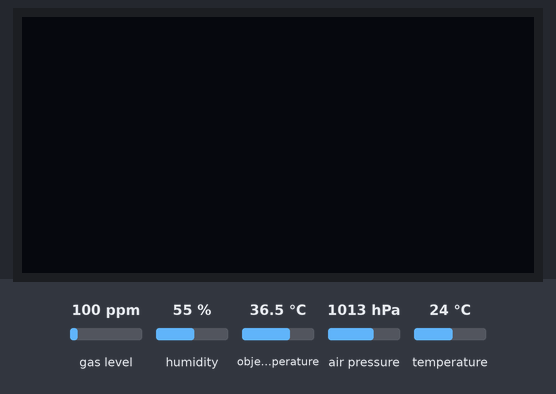
This sketch was run on a simulated Arduino Uno, built with avr-gcc and run on an emulated ATmega328P. Shown: 128×64 one-colour display. The inputs (shaded band) are chosen by the test bench; at power-on: gas level 100 ppm, humidity 55 %, object temperature 36.5 °C, air pressure 1013 hPa, temperature 24 °C. What the sketch prints to the serial monitor is not drawn.

Above: at 0.1 s.
At 0.8 s:
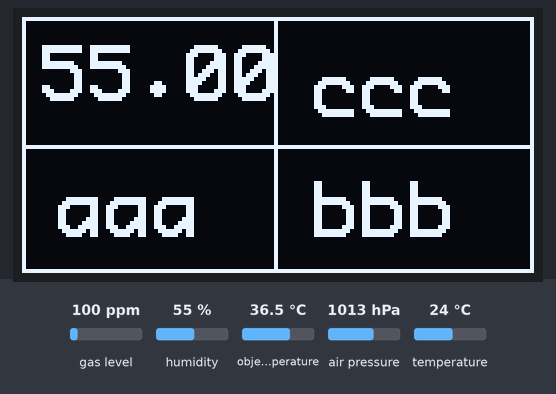
At 1.9 s:
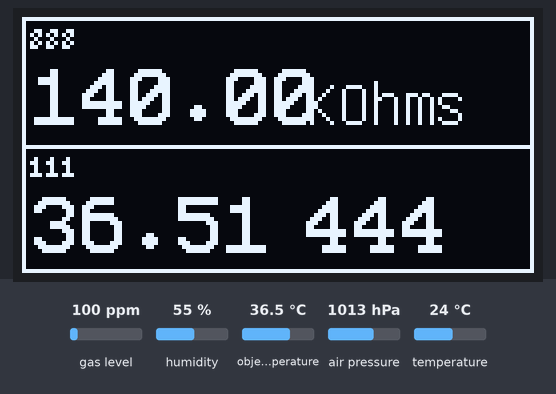

The sketch:

Sensor_watch_V1.ino
```cpp
#include <Adafruit_MLX90614.h> // ir temp.

// voor display
#include <U8g2lib.h>
#include <Wire.h>


#include <Adafruit_Sensor.h> // bme680
#include "Adafruit_BME680.h"

// eind voor display

Adafruit_MLX90614 mlx = Adafruit_MLX90614();
Adafruit_BME680 bme; // I2C

//U8G2_SSD1306_128X64_NONAME_F_HW_I2C u8g2(U8G2_R0, /* reset=*/ U8X8_PIN_NONE);
U8G2_SSD1306_128X64_NONAME_F_SW_I2C u8g2(U8G2_R0, /* clock=*/ 24, /* data=*/ 22, /* reset=*/ U8X8_PIN_NONE);   // All Boards without Reset of the Display


float temp_a;
float temp_o;

int timer_1 = 10000; // timer voor de millis functie.


void setup() {

Serial.begin(9600);
u8g2.begin();
mlx.begin(); // start de ir thermometer
bme.begin();


bme.setTemperatureOversampling(BME680_OS_8X); // voor de BME680
bme.setHumidityOversampling(BME680_OS_2X);
bme.setPressureOversampling(BME680_OS_4X);
bme.setIIRFilterSize(BME680_FILTER_SIZE_3);
bme.setGasHeater(320, 150); // 320*C for 150 ms

if (!bme.begin()) {
  Serial.println("Could not find a valid BME680 sensor, check wiring!");
  while (1);
}

}

void loop() {
Serial.println(millis());
bme.performReading();


float temp_a = mlx.readAmbientTempC();
float temp_o = mlx.readObjectTempC();
int lettertype_grootte = 2;

Serial.print("Luchtvochtigheid: ");
Serial.println(bme.humidity);

Serial.print("Luchtdruk: ");
Serial.print(bme.pressure);
Serial.println(" hPa");


delay(500);

for (int i = 0; i < 255; i++) {

  if (i % 2 ==0 ) {
    scherm_2();  }
  else {
    scherm_3(temp_a, temp_o);
  }


delay(1000);

}

//scherm_3(temp_a, temp_o);

// if (millis() > 10000) {
//   scherm_2();
// }
// else {
// displa_y(temp_a, temp_o, lettertype_grootte);
// }


}


void displa_y(float temp_a, float temp_o, int lettertype_grootte) {
static const unsigned char image_Temperature_16x16_bits[] U8X8_PROGMEM = {0x00,0x00,0x00,0x00,0x80,0x00,0x40,0x01,0x40,0x01,0x40,0x01,0x40,0x01,0x40,0x01,0x40,0x01,0x20,0x02,0xe0,0x03,0xe0,0x03,0xc0,0x01,0x00,0x00,0x00,0x00,0x00,0x00};
u8g2.clearBuffer();		// clear the internal memory

//u8g2.setFont(u8g2_font_10x20_me);
u8g2.setFont(u8g2_font_10x20_tf);
u8g2.setBitmapMode(1);  // mischien niet nodig?
u8g2.drawFrame(0, 1, 128, 64);
u8g2.drawFrame(0, 38, 128, 26);
u8g2.drawFrame(0, 1, 128, 26);

u8g2.setCursor(5, 21); // blok om de temp aan te geven.
u8g2.print(temp_a);
u8g2.print(" \xb0"); // print graden teken.
u8g2.print("C");

u8g2.setCursor(5, 57);
u8g2.print(temp_o);
u8g2.print(" \xb0");
u8g2.print("C");

u8g2.drawXBMP( 107, 44, 16, 16, image_Temperature_16x16_bits);
u8g2.drawXBMP( 107, 8, 16, 16, image_Temperature_16x16_bits);


u8g2.sendBuffer();					// transfer internal memory to the display
delay(400);
}

void scherm_2() { // Weergeef: vier vakken met vier textstrings
u8g2.clearBuffer();		// clear the internal memory

u8g2.setBitmapMode(1);
u8g2.setFontMode(1);
u8g2.drawFrame(0, 0, 128, 64);
u8g2.drawFrame(0, 0, 64, 64);
u8g2.setFont(u8g2_font_profont22_tr);
u8g2.setCursor(5, 21);
u8g2.print(bme.humidity);

u8g2.setFont(u8g2_font_profont22_tr);
u8g2.drawStr(9, 55, "aaa");
u8g2.setFont(u8g2_font_profont22_tr);
u8g2.drawStr(73, 55, "bbb");
u8g2.setFont(u8g2_font_profont22_tr);
u8g2.drawStr(73, 25, "ccc");
u8g2.drawLine(0, 32, 127, 32);
u8g2.sendBuffer();					// transfer internal memory to the display

}

void scherm_3(float temp_a, float temp_o) {
u8g2.clearBuffer();		// clear the internal memory
u8g2.setBitmapMode(1);
u8g2.setFontMode(1);
u8g2.drawFrame(0, 0, 128, 64);
u8g2.drawLine(1, 32, 128, 32);
u8g2.setFont(u8g2_font_4x6_tr);

u8g2.setCursor(2, 8); // blok om de temp aan te geven.
u8g2.print("888");

u8g2.setFont(u8g2_font_4x6_tr);
u8g2.drawStr(2, 40, "111");
u8g2.setFont(u8g2_font_profont22_tr);

u8g2.setCursor(3, 59); // blok om de temp aan te geven.
u8g2.print(temp_o);

u8g2.setCursor(3, 27);
u8g2.print(bme.gas_resistance / 1000.0);


u8g2.setFont(u8g2_font_profont22_tr);
u8g2.drawStr(71, 59, "444");

u8g2.setFont(u8g2_font_unifont_t_symbols);
u8g2.setCursor(71, 27); // blok om de temp aan te geven.
u8g2.print("KOhms");


u8g2.sendBuffer();					// transfer internal memory to the display

}

// void scherm_3() {
```

binairy_led_clock.cpp
```cpp
#include <Arduino.h>
#include <CD74HC4067.h>
#include <Ds1302.h>


char intbin(byte, byte);
int knop1();
int knop2();
void klokreset(int, int);
void led_test();

CD74HC4067 mux(4, 5, 6, 7); // de pinnen van de mux chip (S0, S1, S2, S3)
int signaalpin1 = 13;


Ds1302 rtc(8, 9, 10);  // RST, CLK, DAT

int switchpin1 = 11;  // switch is connected to pin 2
int val1;             // variable for reading the pin status
int buttonstate1;     // variable to hold the button state
int knopklik1 = 0;    // how many times the button has been pressed

int switchpin2 = 12;  // switch is connected to pin 2
int val2;             // variable for reading the pin status
int buttonstate2;     // variable to hold the button state
int knopklik2 = 0;
int knopklik3 = 0; // tijdelijke knop.

int hour;
int minute;

unsigned long tijdoud = 0;
const long interval1 = 500;
const long interval2 = 80;


int pin1 = 1; // minuut pin 100000 = 32 min
int pin2 = 1; // minuut pin 010000
int pin3 = 1; // minuut pin 001000
int pin4 = 1; // minuut pin 000100
int pin5 = 1; // minuut pin 000010
int pin6 = 1; // minuut pin 000001

int pin7 = 1; // uur pin 10000 = 16 uur
int pin8 = 1; // uur pin 01000 = 8 uur enz.
int pin9 = 1; // uur pin 00100
int pin10 = 1;// uur pin 00010
int pin11 = 1;// uur pin 00001


void setup() {
  pinMode(pin1, OUTPUT);
  pinMode(pin2, OUTPUT);
  pinMode(pin3, OUTPUT);
  pinMode(pin4, OUTPUT);
  pinMode(pin5, OUTPUT);
  pinMode(pin6, OUTPUT);

  pinMode(pin7, OUTPUT);
  pinMode(pin8, OUTPUT);
  pinMode(pin9, OUTPUT);
  pinMode(pin10, OUTPUT);
  pinMode(pin11, OUTPUT);

  pinMode(11, INPUT_PULLUP);  // schakelaar 1
  pinMode(12, INPUT_PULLUP);  // schakelaar 2

  buttonstate1 = digitalRead(switchpin1);  // voor knop 1.
  buttonstate2 = digitalRead(switchpin2);  // voor knop 2.


  rtc.init();

  if (1 < 2) {
    Serial.println("RTC is gestopt. Tijd instellen...");
    Ds1302::DateTime dt = { // de tijd instellen
                            .year = 11,
                            .month = Ds1302::MONTH_AUG,
                            .day = 22,
                            .hour = 1,
                            .minute = 59,
                            .second = 30,
                            .dow = Ds1302::DOW_TUE

    };

    rtc.setDateTime(&dt);
  }
  Serial.begin(9600);
}

void loop() {                           // hoofdprogramma.
  unsigned long tijdhuidig = millis();  // voor de timer met millis() zonder delay().
  Ds1302::DateTime now;

  rtc.getDateTime(&now);

  //if(digitalRead(11) == 0) {klokreset(1, 2); }

  int mtijd = now.minute;  // de tijd in minuten die naar de leds gedaan moet worden.
  int htijd = now.hour;
  intbin(mtijd, htijd);

  String getal3 = String(233, BIN);  // test voor ander manier van b10 naar b2.

  if (rtc.isHalted()) { Serial.println("HALT..."); }

//led_test();
for(int i = 255; i = 0; i--) { analogWrite(A1, i); delay(1);}
//analogWrite(A1, 110);
//digitalWrite(A1, HIGH);

  knop1();  // hoevaak is knop 1 aangeklikt?
  knop2();  // hoevaak is knop 2 aangeklikt?

  if (knopklik1 >= 1) { // het programma om de klok in te stellen.
    knopklik3 = knopklik2;
    if (knopklik1 == 1) { // de minuten worden ingesteld hier.
    Serial.println("minuten selecteren... ");
    while (knopklik1 == 1){
    klokreset(minute, hour);
      minute = knopklik2;
      Serial.print(knopklik2);
     // return 0;
    }
}
    if (knopklik1 >= 2) { // de uren worden hier ingesteld.
      Serial.println("Selecteer uren... ");
      Serial.print(knopklik3);
      klokreset(minute, hour);
      hour = knopklik3 - minute;
      if (knopklik1 == 3) { // de eerste knop is ingedruk om de selectie te bevestigen.
        klokreset(minute, hour);
        knopklik1 = 0;
        knopklik2 = 0;
      }
    }
  }


/*
  if (tijdhuidig - tijdoud >= interval1) {
    Serial.print("minuten: ");
    Serial.println(now.minute);
    Serial.print("Uren: ");
    Serial.println(now.hour);
    Serial.print("knopklik1: ");
    Serial.print(knopklik1);
    tijdoud = tijdhuidig;
  }
*/

}

char intbin(byte x, byte y) { // de functie om van decimale getallen (de tijd) binaire getallen te maken. het is een array van 8 bits.
  //for(byte i = 4; i <= 59; i++ ) {
  byte minuut = x;
  byte uur = y;


  char binair[9] = { 0 };  // voor minuten
  minuut += 128;
  itoa(minuut, binair, 2);
 // char binair2 = { binair + 1 };
  // Serial.println(binair2[6]);
  //Serial.println(binair);

  char binair3[9] = { 0 };  // voor uur
  uur += 128;
  itoa(uur, binair3, 2);
 // char binair4 = { binair2 + 1 };

  int a = binair[7];  // Minuten leds: de index [7] verwijst bijvoorbeeld naar 0101010(1). index begint bij 0.
  int b = binair[6];
  int c = binair[5];
  int d = binair[4];
  int e = binair[3];
  int f = binair[2];


  int g = binair3[3];  // uren leds
  int h = binair3[4];
  int i = binair3[5];
  int j = binair3[6];
  int k = binair3[7];

  //Serial.println(b);
  // Serial.println(binair3);
  // Serial.println(binair3[0]);

  if (a == 49) {  // voor de minuten.
    digitalWrite(pin6, HIGH);
  } else {
    digitalWrite(pin6, LOW);
  }

  if (b == 49) {
    digitalWrite(pin5, HIGH);
  } else {
    digitalWrite(pin5, LOW);
  }
  if (c == 49) {
    digitalWrite(pin4, HIGH);
  } else {
    digitalWrite(pin4, LOW);
  }
  if (d == 49) {
    digitalWrite(pin3, HIGH);
  } else {
    digitalWrite(pin3, LOW);
  }
  if (e == 49) {
    digitalWrite(pin2, HIGH);
  } else {
    digitalWrite(pin2, LOW);
  }
  if (f == 49) {
    digitalWrite(pin1, HIGH);
  } else {
    digitalWrite(pin1, LOW);
  }
  //}

// experiment mux (uren):

/*
  if (g == 49) {  // voor de uren
    digitalWrite(pin7, HIGH); // 16 uur
  } else {
    digitalWrite(pin7, LOW);
  }

  if (h == 49) {
    digitalWrite(pin8, HIGH);
  } else {
    digitalWrite(pin8, LOW);
  }
  if (i == 49) {
    digitalWrite(pin9, HIGH);
  } else {
    digitalWrite(pin9, LOW);
  }
  if (j == 49) {
    digitalWrite(pin10, HIGH);
  } else {
    digitalWrite(pin10, LOW);
  }
  if (k == 49) {
    digitalWrite(pin11, HIGH);
  } else {
    digitalWrite(pin11, LOW);
  }
}
*/
//Serial.println(signalpin1);
Serial.println(k);
digitalWrite(signaalpin1, HIGH);
mux.channel(3);

  if (g == 49) {  // voor de uren
    digitalWrite(pin7, HIGH); // 16 uur
  } else {
    digitalWrite(pin7, LOW);
  }

  if (h == 49) {
    digitalWrite(pin8, HIGH);
  } else {
    digitalWrite(pin8, LOW);
  }
  if (i == 49) {
    digitalWrite(pin9, HIGH);
  } else {
    digitalWrite(pin9, LOW);
  }
  if (j == 49) {
    digitalWrite(pin10, HIGH);
  } else {
    digitalWrite(pin10, LOW);
  }
  if (k == 49) {

    digitalWrite(signaalpin1, HIGH);
    mux.channel(3);

  } else {
    mux.channel(3);
    digitalWrite(signaalpin1, LOW);
  }
}


void led_test() {
  for (int i = 2; i <= 7; i++) {
      digitalWrite(i, HIGH);
      delay(30);
      digitalWrite(i, LOW);

  }
  for (int i = 62; i <= 66; i++) {
        digitalWrite(i, HIGH);
        delay(30);
        digitalWrite(i, LOW);
    }
  for (int y = 66; y >= 62; y--) {
    digitalWrite(y, HIGH);
        delay(30);
        digitalWrite(y, LOW);
  }
  for (int y = 7; y >= 2; y--) {
    digitalWrite(y, HIGH);
        delay(30);
        digitalWrite(y, LOW);
  }

}


void klokreset(int minute, int hour) {

  rtc.init();

  if (1 < 2) {
    Serial.println("RTC is gestopt. Tijd instellen...");
    Ds1302::DateTime dt = { // de tijd instellen
                            .year = 11,
                            .month = Ds1302::MONTH_AUG,
                            .day = 22,
                            .hour = hour,
                            .minute = minute,
                            .second = 00,
                            .dow = Ds1302::DOW_TUE

    };

    rtc.setDateTime(&dt);
  }
  Ds1302::DateTime now;

  rtc.getDateTime(&now);
}


int knop1() {                      // knop 1 is geklikt.
  val1 = digitalRead(switchpin1);  // read input value and store it in val
  if (val1 != buttonstate1) {      // the button state has changed!
    if (val1 == LOW) {             // check if the button is pressed
      knopklik1++;                 // increment the buttonPresses variable
    }
  }
  buttonstate1 = val1;
}

int knop2() {                      // knop 2 is geklikt.
  val2 = digitalRead(switchpin2);  // read input value and store it in val
  if (val2 != buttonstate2) {      // the button state has changed!
    if (val2 == LOW) {             // check if the button is pressed
      knopklik2++;                 // increment the buttonPresses variable
    }
  }
  buttonstate2 = val2;
}
```

Measured:
- what the display in image 1 shows lasts 1.1 s, from 0.7 s to 1.8 s
